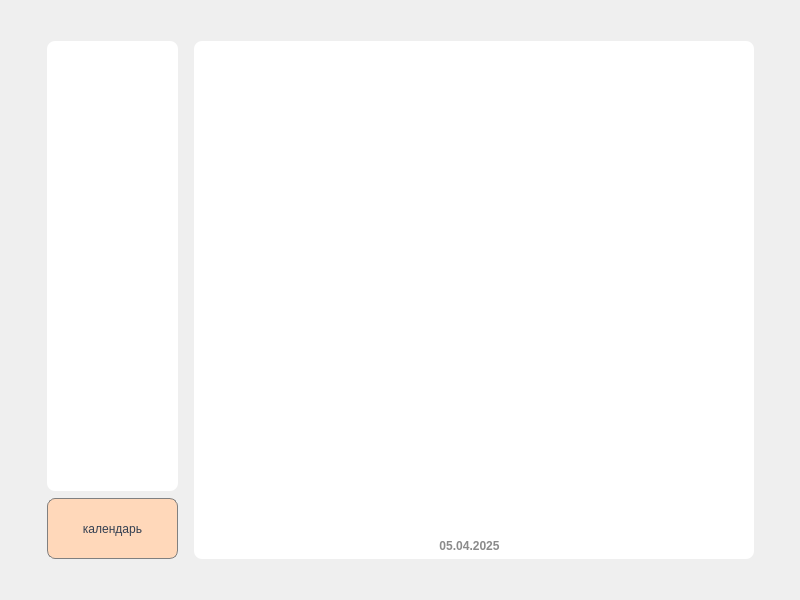
<?xml version="1.0" encoding="UTF-8"?>
<ui version="4.0">
 <class>ToDo_List</class>
 <widget class="QDialog" name="ToDo_List">
  <property name="geometry">
   <rect>
    <x>0</x>
    <y>0</y>
    <width>800</width>
    <height>600</height>
   </rect>
  </property>
  <property name="windowTitle">
   <string>To Do</string>
  </property>
  <property name="styleSheet">
   <string notr="true">#ToDoList{
background-color: #333F51;}
</string>
  </property>
  <layout class="QGridLayout" name="gridLayout_2">
   <item row="0" column="1">
    <spacer name="verticalSpacer_5">
     <property name="orientation">
      <enum>Qt::Vertical</enum>
     </property>
     <property name="sizeHint" stdset="0">
      <size>
       <width>20</width>
       <height>17</height>
      </size>
     </property>
    </spacer>
   </item>
   <item row="0" column="2">
    <spacer name="verticalSpacer_6">
     <property name="orientation">
      <enum>Qt::Vertical</enum>
     </property>
     <property name="sizeHint" stdset="0">
      <size>
       <width>20</width>
       <height>40</height>
      </size>
     </property>
    </spacer>
   </item>
   <item row="1" column="0">
    <spacer name="horizontalSpacer_2">
     <property name="orientation">
      <enum>Qt::Horizontal</enum>
     </property>
     <property name="sizeHint" stdset="0">
      <size>
       <width>25</width>
       <height>20</height>
      </size>
     </property>
    </spacer>
   </item>
   <item row="1" column="1" colspan="2">
    <layout class="QHBoxLayout" name="horizontalLayout">
     <item>
      <layout class="QVBoxLayout" name="verticalLayout">
       <item>
        <widget class="QFrame" name="frame">
         <property name="minimumSize">
          <size>
           <width>131</width>
           <height>450</height>
          </size>
         </property>
         <property name="maximumSize">
          <size>
           <width>131</width>
           <height>450</height>
          </size>
         </property>
         <property name="styleSheet">
          <string notr="true">background-color: #FFFFFF;
border-radius: 8px;</string>
         </property>
         <property name="frameShape">
          <enum>QFrame::StyledPanel</enum>
         </property>
         <property name="frameShadow">
          <enum>QFrame::Raised</enum>
         </property>
         <layout class="QGridLayout" name="gridLayout">
          <item row="0" column="1">
           <spacer name="verticalSpacer_8">
            <property name="orientation">
             <enum>Qt::Vertical</enum>
            </property>
            <property name="sizeHint" stdset="0">
             <size>
              <width>20</width>
              <height>17</height>
             </size>
            </property>
           </spacer>
          </item>
          <item row="1" column="0">
           <spacer name="horizontalSpacer_4">
            <property name="orientation">
             <enum>Qt::Horizontal</enum>
            </property>
            <property name="sizeHint" stdset="0">
             <size>
              <width>8</width>
              <height>20</height>
             </size>
            </property>
           </spacer>
          </item>
          <item row="1" column="1">
           <layout class="QVBoxLayout" name="verticalLayout_2">
            <item>
             <widget class="QPushButton" name="add_task">
              <property name="minimumSize">
               <size>
                <width>75</width>
                <height>75</height>
               </size>
              </property>
              <property name="maximumSize">
               <size>
                <width>75</width>
                <height>75</height>
               </size>
              </property>
              <property name="text">
               <string/>
              </property>
             </widget>
            </item>
            <item>
             <spacer name="verticalSpacer_3">
              <property name="orientation">
               <enum>Qt::Vertical</enum>
              </property>
              <property name="sizeHint" stdset="0">
               <size>
                <width>20</width>
                <height>60</height>
               </size>
              </property>
             </spacer>
            </item>
            <item>
             <widget class="QPushButton" name="edit_task">
              <property name="minimumSize">
               <size>
                <width>75</width>
                <height>75</height>
               </size>
              </property>
              <property name="maximumSize">
               <size>
                <width>75</width>
                <height>75</height>
               </size>
              </property>
              <property name="text">
               <string/>
              </property>
             </widget>
            </item>
            <item>
             <spacer name="verticalSpacer_2">
              <property name="orientation">
               <enum>Qt::Vertical</enum>
              </property>
              <property name="sizeHint" stdset="0">
               <size>
                <width>20</width>
                <height>60</height>
               </size>
              </property>
             </spacer>
            </item>
            <item>
             <widget class="QPushButton" name="delete_task">
              <property name="minimumSize">
               <size>
                <width>75</width>
                <height>75</height>
               </size>
              </property>
              <property name="maximumSize">
               <size>
                <width>75</width>
                <height>75</height>
               </size>
              </property>
              <property name="text">
               <string/>
              </property>
             </widget>
            </item>
           </layout>
          </item>
          <item row="1" column="2">
           <spacer name="horizontalSpacer_5">
            <property name="orientation">
             <enum>Qt::Horizontal</enum>
            </property>
            <property name="sizeHint" stdset="0">
             <size>
              <width>4</width>
              <height>17</height>
             </size>
            </property>
           </spacer>
          </item>
          <item row="2" column="1">
           <spacer name="verticalSpacer_10">
            <property name="orientation">
             <enum>Qt::Vertical</enum>
            </property>
            <property name="sizeHint" stdset="0">
             <size>
              <width>20</width>
              <height>17</height>
             </size>
            </property>
           </spacer>
          </item>
         </layout>
        </widget>
       </item>
       <item>
        <spacer name="verticalSpacer">
         <property name="orientation">
          <enum>Qt::Vertical</enum>
         </property>
         <property name="sizeHint" stdset="0">
          <size>
           <width>20</width>
           <height>10</height>
          </size>
         </property>
        </spacer>
       </item>
       <item>
        <widget class="QPushButton" name="calendar_button">
         <property name="minimumSize">
          <size>
           <width>131</width>
           <height>61</height>
          </size>
         </property>
         <property name="styleSheet">
          <string notr="true">QPushButton {
  font: 700 14pt &quot;Segoe UI&quot;;
  background-color: #FFD8BA; 
  border: 1px solid gray;
  border-radius: 8px;
  color: #333F51;
}
QPushButton:pressed {
    background-color: #ebc7ab;
}
</string>
         </property>
         <property name="text">
          <string>календарь</string>
         </property>
        </widget>
       </item>
      </layout>
     </item>
     <item>
      <spacer name="horizontalSpacer">
       <property name="orientation">
        <enum>Qt::Horizontal</enum>
       </property>
       <property name="sizeHint" stdset="0">
        <size>
         <width>10</width>
         <height>20</height>
        </size>
       </property>
      </spacer>
     </item>
     <item>
      <widget class="QFrame" name="frame_2">
       <property name="minimumSize">
        <size>
         <width>560</width>
         <height>500</height>
        </size>
       </property>
       <property name="styleSheet">
        <string notr="true">background-color: #FFFFFF;
border-radius: 8px;</string>
       </property>
       <property name="frameShape">
        <enum>QFrame::StyledPanel</enum>
       </property>
       <property name="frameShadow">
        <enum>QFrame::Raised</enum>
       </property>
       <widget class="QLabel" name="label_date">
        <property name="geometry">
         <rect>
          <x>220</x>
          <y>490</y>
          <width>111</width>
          <height>31</height>
         </rect>
        </property>
        <property name="styleSheet">
         <string notr="true">font: 600 12pt &quot;Segoe UI&quot;;
color: rgba(61, 61, 61, 0.6);
</string>
        </property>
        <property name="text">
         <string>&lt;html&gt;&lt;head/&gt;&lt;body&gt;&lt;p align=&quot;center&quot;&gt;&lt;span style=&quot; font-weight:700;&quot;&gt;05.04.2025&lt;/span&gt;&lt;/p&gt;&lt;/body&gt;&lt;/html&gt;</string>
        </property>
       </widget>
       <widget class="QListWidget" name="list_tasks">
        <property name="geometry">
         <rect>
          <x>59</x>
          <y>59</y>
          <width>441</width>
          <height>411</height>
         </rect>
        </property>
        <property name="styleSheet">
         <string notr="true">font: 700 14pt &quot;Segoe UI&quot;;
color: #950505;</string>
        </property>
       </widget>
      </widget>
     </item>
    </layout>
   </item>
   <item row="1" column="3">
    <spacer name="horizontalSpacer_3">
     <property name="orientation">
      <enum>Qt::Horizontal</enum>
     </property>
     <property name="sizeHint" stdset="0">
      <size>
       <width>25</width>
       <height>20</height>
      </size>
     </property>
    </spacer>
   </item>
   <item row="2" column="1">
    <spacer name="verticalSpacer_4">
     <property name="orientation">
      <enum>Qt::Vertical</enum>
     </property>
     <property name="sizeHint" stdset="0">
      <size>
       <width>20</width>
       <height>18</height>
      </size>
     </property>
    </spacer>
   </item>
   <item row="2" column="2">
    <spacer name="verticalSpacer_7">
     <property name="orientation">
      <enum>Qt::Vertical</enum>
     </property>
     <property name="sizeHint" stdset="0">
      <size>
       <width>20</width>
       <height>40</height>
      </size>
     </property>
    </spacer>
   </item>
  </layout>
 </widget>
 <resources/>
 <connections/>
</ui>
